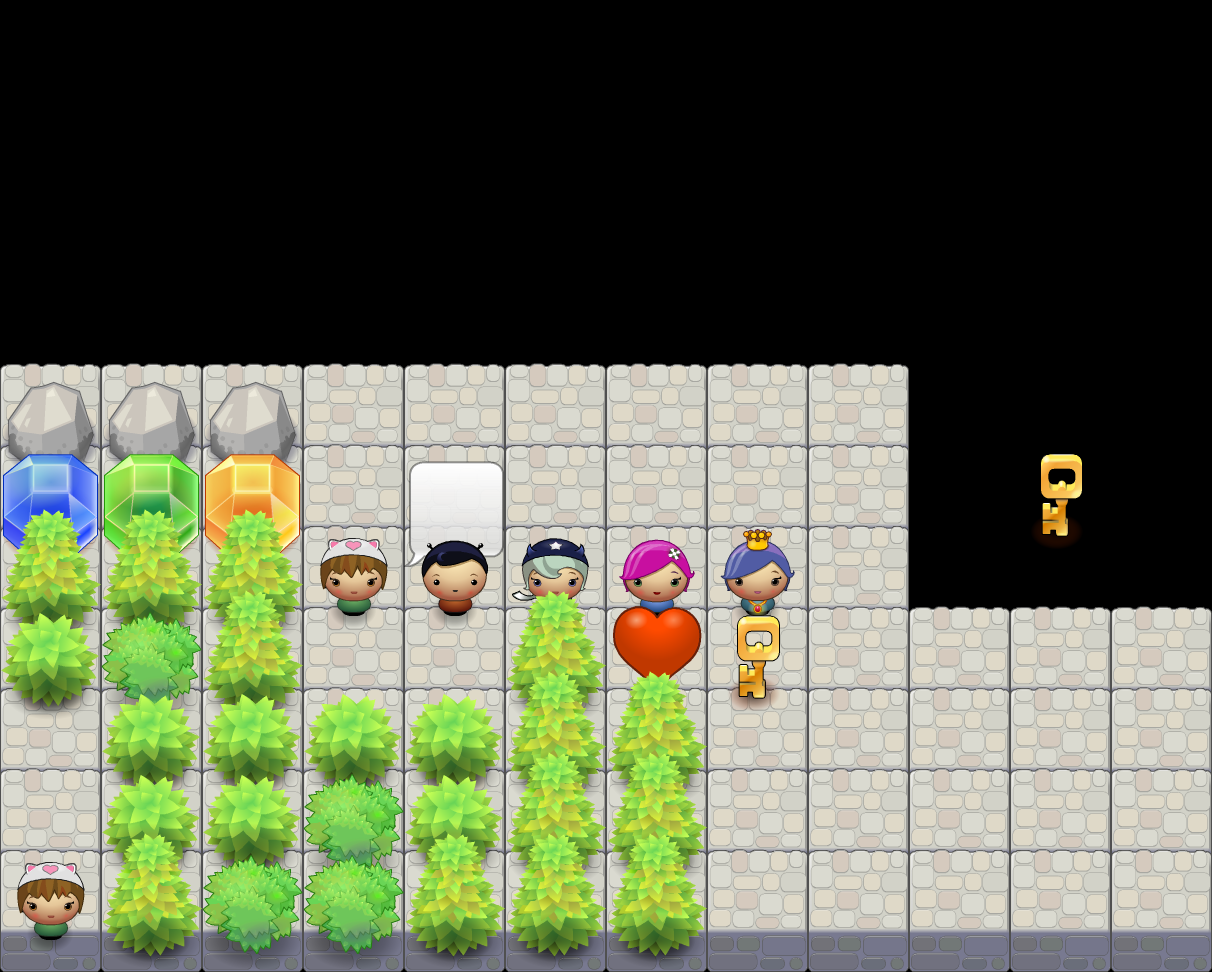

Rendered tile map (Tiled .tmx) drawn with the repository's tilesets; below, a short description and the map source with its tile grids summarised:
An orthogonal 12x12 tile map with 101x81 px tiles, 2 tile layers (grass, trees).

<map version="1.0" orientation="orthogonal" width="12" height="12" tilewidth="101" tileheight="81">
 <tileset firstgid="1" source="orthogonal-test1.tsx" />
 <layer name="grass" width="12" height="12">
  <properties>
   <property name="cc_vertexz" value="-1000" />
  </properties>
  <data>[144 cells, 75 non-empty, 1 distinct tile ids]</data>
 </layer>
 <layer name="trees" width="12" height="12">
  <properties>
   <property name="cc_alpha_func" value="0.5" />
   <property name="cc_vertexz" value="automatic" />
  </properties>
  <data>[144 cells, 41 non-empty, 15 distinct tile ids]</data>
 </layer>
</map>
